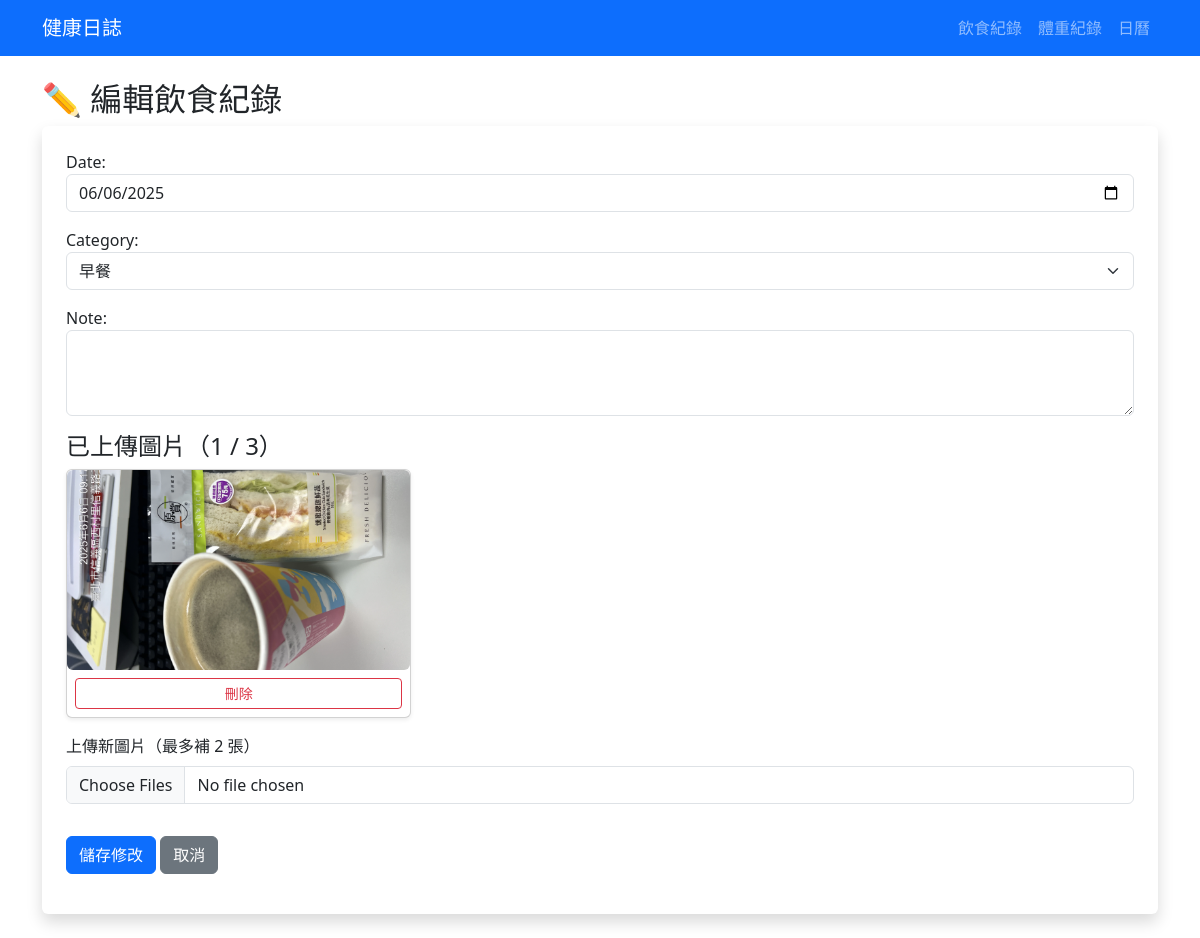
The page /edit/14/ on the database its author committed.
### tracker/models.py (models this page shows, shortened)
class FoodRecord(models.Model):
    CATEGORY_CHOICES = [
        ('breakfast', '早餐'),
        ('lunch', '中餐'),
        ('dinner', '晚餐'),
        ('snack', '加餐'),
    ]
    date = models.DateField()
    category = models.CharField(max_length=20, choices=CATEGORY_CHOICES)
    note = models.TextField(blank=True)

class FoodImage(models.Model):
    record = models.ForeignKey(FoodRecord, related_name='images', on_delete=models.CASCADE)
    image = models.ImageField(upload_to='uploads/food/')

### tracker/views.py (the view)
# urls.py: path('edit/<int:pk>/', views.edit_food_record, name='edit_food_record'),
@csrf_exempt
def edit_food_record(request, pk):
    record = get_object_or_404(FoodRecord, pk=pk)
    remain = 3 - record.images.count()  # ✅ 加入這行
    if request.method == 'POST':
        form = FoodRecordForm(request.POST, instance=record)
        new_images = request.FILES.getlist('images')
        if form.is_valid():
            form.save()
            for img in new_images[:remain]:
                FoodImage.objects.create(record=record, image=img)
            return redirect('food_record_list')
    else:
        form = FoodRecordForm(instance=record)
    return render(request, 'tracker/edit_record.html', {
        'record_form': form,
        'record': record,
        'remain': remain  # ✅ 確保這個變數有傳入 template
    })

### tracker/forms.py
class FoodRecordForm(forms.ModelForm):
    class Meta:
        model = FoodRecord
        fields = ['date', 'category', 'note']
        widgets = {
            'date': forms.DateInput(attrs={'type': 'date', 'class': 'form-control'}),
            'category': forms.Select(attrs={'class': 'form-select'}),
            'note': forms.Textarea(attrs={'class': 'form-control', 'rows': 3}),
        }

### tracker/templates/tracker/edit_record.html (shortened to what this page needs)
{% extends "base.html" %}
{% block content %}
<h2>✏️ 編輯飲食紀錄</h2>
<form method="post" enctype="multipart/form-data" class="bg-white p-4 shadow rounded">
  {{ record_form.as_p }}
  <h4>已上傳圖片（{{ record.images.count }} / 3）</h4>
  <div id="image-container" class="row g-3 mb-3">
    {% for img in record.images.all %}
      <div class="col-md-4 image-item" data-id="{{ img.id }}">
        <div class="card shadow-sm h-100 text-center">
          <img src="{{ img.image.url }}" class="card-img-top img-fluid rounded" style="max-height: 200px; object-fit: cover;">
          <div class="card-body p-2">
            <form method="post" action="{% url 'delete_image' img.id %}" id="delete-form-{{ img.id }}">
            <button type="submit" class="btn btn-outline-danger btn-sm w-100" form="delete-form-{{ img.id }}" onclick="return confirm('確定要刪除這張圖片嗎？')">刪除</button>
            </form>
          </div>
        </div>
      </div>
    {% endfor %}
     {% if remain > 0 %}
    <div class="mb-3">
      <label class="form-label">上傳新圖片（最多補 {{ remain }} 張）</label>
      <input type="file" name="images" class="form-control" multiple>
    </div>
  {% else %}
    <div class="alert alert-info">已達 3 張圖片上限，如要補傳請先刪除現有圖片。</div>
  {% endif %}
  <div class="mt-3">
    <button type="submit" class="btn btn-primary">儲存修改</button>
    <a href="{% url 'food_record_list' %}" class="btn btn-secondary">取消</a>
  </div>
  </div>
</form>
{% endblock %}

### rows shown on the page
FoodRecord: date "06/06/2025", category "早餐", images.count "1"
FoodImage: image (picture)

### other values the page prints
{{ remain }} "2"
